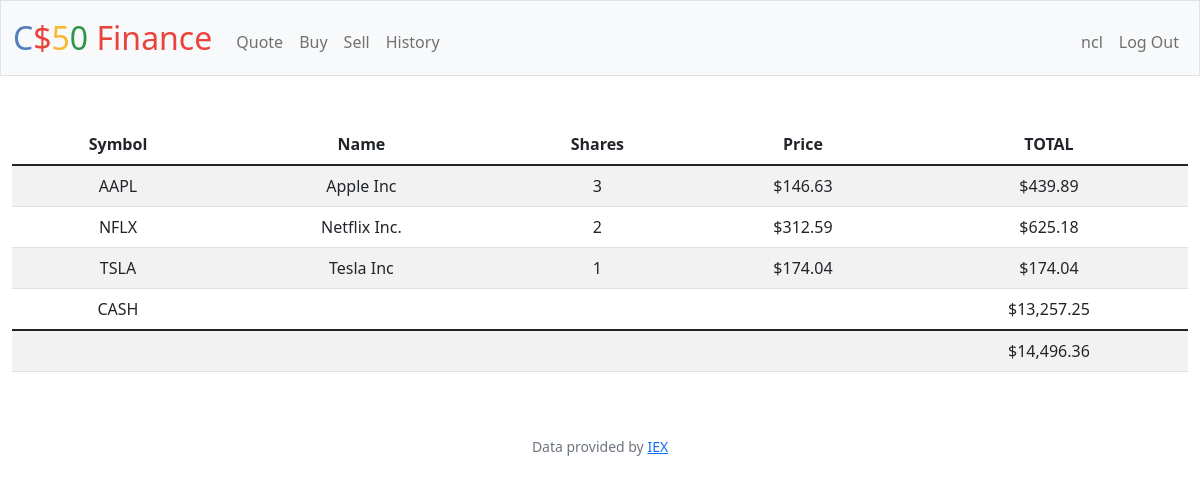
The page / (signed in) on the database its author committed.
### tables this page shows
CREATE TABLE users (id INTEGER PRIMARY KEY AUTOINCREMENT NOT NULL, username TEXT NOT NULL, hash TEXT NOT NULL, cash NUMERIC NOT NULL DEFAULT 10000.00);

CREATE TABLE transactions(
    id INTEGER PRIMARY KEY AUTOINCREMENT,
    user_id INTEGER NOT NULL, 
    name TEXT NOT NULL, 
    shares INTEGER NOT NULL, 
    price NUMERIC NOT NULL, 
    type TEXT NOT NULL, 
    symbol TEXT NOT NULL, 
    time TIMESTAMP DEFAULT CURRENT_TIMESTAMP, 
    FOREIGN KEY(user_id) REFERENCES users(id)
);

### finance/app.py (the view)
@app.route("/")
@login_required
def index():
    uid = session["user_id"]
    stocks = db.execute(
        "SELECT symbol, name, price, SUM(shares) as totalShares FROM transactions WHERE user_id = ? GROUP BY symbol", uid)
    cash = db.execute("SELECT cash FROM users WHERE id = ?", uid)[0]["cash"]
    total = cash
    for stock in stocks:
        total += stock["price"]*stock["totalShares"]
    return render_template("index.html", stocks=stocks, cash=usd(cash), total=usd(total), usd=usd)

### finance/app.py (called while the page is built)
@app.after_request
def after_request(response):
    response.headers["Cache-Control"] = "no-cache, no-store, must-revalidate"
    response.headers["Expires"] = 0
    response.headers["Pragma"] = "no-cache"
    return response

### finance/helpers.py (called while the page is built)
def login_required(f):
    @wraps(f)
    def decorated_function(*args, **kwargs):
        if session.get("user_id") is None:
            return redirect("/login")
        return f(*args, **kwargs)
    return decorated_function

def usd(value):
    return f"${value:,.2f}"

### finance/templates/index.html (shortened to what this page needs)
{% extends "layout.html" %}
{% block main %}
<table class="table table-striped">
    <thead>
        <tr>
            <th>Symbol</th>
            <th>Name</th>
            <th>Shares</th>
            <th>Price</th>
            <th>TOTAL</th>
        </tr>
    </thead>
    <tbody>
        {% for stock in stocks %}
        <tr>
            <td>{{ stock["symbol"]}}</td>
            <td>{{ stock["name"]}}</td>
            <td>{{ stock["totalShares"]}}</td>
            <td>{{ usd(stock["price"]) }}</td>
            <td>{{ usd(stock["totalShares"] * stock["price"]) }}</td>
        </tr>
        {% endfor %}
        <tr>
            <td>CASH</td>
            <td colspan="3"></td>
            <td>{{ cash }}</td>
        </tr>
    </tbody>
        <td colspan="4"></td>
        <td>{{total}}</td>
</table>
{% endblock %}

### finance/templates/layout.html (shortened to what this page needs)
<!DOCTYPE html>
<html lang="en">
    <head>
        <link href="https://cdn.jsdelivr.net/npm/bootstrap@5.1.3/dist/css/bootstrap.min.css" rel="stylesheet">
        <link href="/static/styles.css" rel="stylesheet">
    </head>
    <body>
        <nav class="bg-light border navbar navbar-expand-md navbar-light">
            <div class="container-fluid">
                <a class="navbar-brand" href="/"><span class="blue">C</span><span class="red">$</span><span class="yellow">5</span><span class="green">0</span> <span class="red">Finance</span></a>
                <div class="collapse navbar-collapse" id="navbar">
                    {% if session["user_id"] %}
                        <ul class="navbar-nav me-auto mt-2">
                            <li class="nav-item"><a class="nav-link" href="/quote">Quote</a></li>
                            <li class="nav-item"><a class="nav-link" href="/buy">Buy</a></li>
                            <li class="nav-item"><a class="nav-link" href="/sell">Sell</a></li>
                            <li class="nav-item"><a class="nav-link" href="/history">History</a></li>
                        </ul>
                        <ul class="navbar-nav ms-auto mt-2">
                            <li class="nav-item"><a class="nav-link"href="/profile">{{session["user"]}}</a></li>
                            <li class="nav-item"><a class="nav-link" href="/logout">Log Out</a></li>
                        </ul>
                    {% else %}
                        <ul class="navbar-nav ms-auto mt-2">
                            <li class="nav-item"><a class="nav-link" href="/register">Register</a></li>
                            <li class="nav-item"><a class="nav-link" href="/login">Log In</a></li>
                        </ul>
                    {% endif %}
                </div>
            </div>
        </nav>
        <main class="container-fluid py-5 text-center">
            {% block main %}{% endblock %}
        </main>
        <footer class="mb-5 small text-center text-muted">
            Data provided by <a href="https://iexcloud.io/">IEX</a>
        </footer>
    </body>
</html>

### finance/static/styles.css (style rules this page uses)
nav .navbar-brand { font-size: xx-large; }
nav .navbar-brand .blue { color: #537fbe; }
nav .navbar-brand .red { color: #ea433b; }
nav .navbar-brand .yellow { color: #f5b82e; }
nav .navbar-brand .green { color: #2e944b; }

### rows shown on the page
users: user "ncl"
transactions: symbol "TSLA", name "Tesla Inc", totalShares "1", price "$174.04", usd(stock['totalShares']*stock['price']) "$174.04"

### other values the page prints
{{ stock["symbol"] }} "AAPL" "NFLX"
{{ stock["name"] }} "Apple Inc" "Netflix Inc."
{{ stock["totalShares"] }} "3" "2"
{{ usd(stock["price"]) }} "$146.63" "$312.59"
{{ usd(stock["totalShares"] * stock["price"]) }} "$439.89" "$625.18"
{{ cash }} "$13,257.25"
{{ total }} "$14,496.36"
